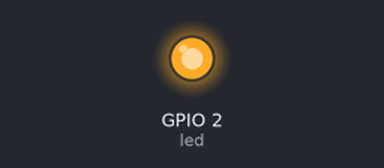
A program run on a simulated ESP8266 board running MicroPython. Parts: output pins drawn as LEDs (lit = HIGH, except the on-board LED, lit = LOW). Deep sleep restarts the program when it ends; what the program prints to the serial console is not drawn. At 8.0 s the program puts the board to deep sleep or switches it off; the recording ends there.

Above: at 0.1 s.
At 1.1 s:
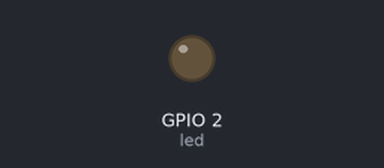
Timing chart, 0 to 2.6 s (numbered marks = the images above):
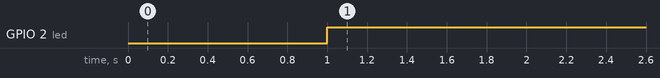

The program:

deep_sleep_external_esp8266.py
```python
# Complete project details at https://RandomNerdTutorials.com/micropython-programming-with-esp32-and-esp8266/

from machine import deepsleep
from machine import Pin
from time import sleep

led = Pin (2, Pin.OUT)

#blink LED
led.value(0)
sleep(1)
led.value(1)
sleep(1)

# wait 5 seconds so that you can catch the ESP awake to establish a serial communication later
# you should remove this sleep line in your final script
sleep(5)
print('Im awake, but Im going to sleep')
sleep(1)

#sleep for indefinite time
deepsleep()
```

Measured:
- by itself, GPIO 2 (led): LOW → HIGH at 1.0 s
